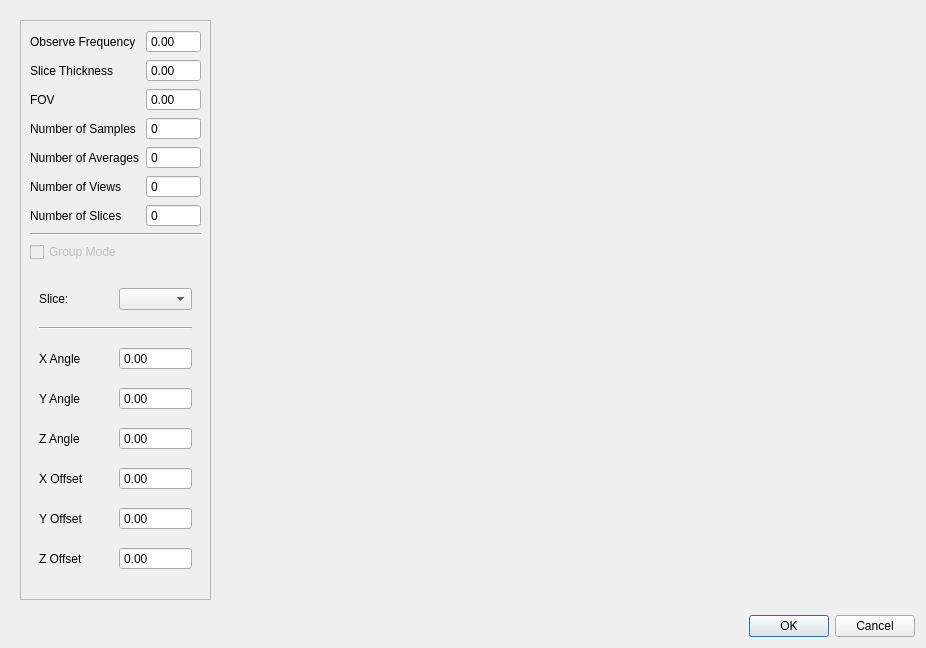
<?xml version="1.0" encoding="UTF-8"?>
<ui version="4.0">
 <class>ExamInfoDialog</class>
 <widget class="QDialog" name="ExamInfoDialog">
  <property name="geometry">
   <rect>
    <x>0</x>
    <y>0</y>
    <width>926</width>
    <height>648</height>
   </rect>
  </property>
  <property name="windowTitle">
   <string>Dialog</string>
  </property>
  <layout class="QVBoxLayout" name="verticalLayout">
   <item>
    <widget class="QWidget" name="widget" native="true">
     <layout class="QHBoxLayout" name="horizontalLayout_2">
      <item>
       <widget class="QScrollArea" name="scrollArea">
        <property name="sizePolicy">
         <sizepolicy hsizetype="Fixed" vsizetype="Expanding">
          <horstretch>0</horstretch>
          <verstretch>0</verstretch>
         </sizepolicy>
        </property>
        <property name="widgetResizable">
         <bool>true</bool>
        </property>
        <widget class="QWidget" name="scrollAreaWidgetContents">
         <property name="geometry">
          <rect>
           <x>0</x>
           <y>0</y>
           <width>197</width>
           <height>579</height>
          </rect>
         </property>
         <layout class="QGridLayout" name="gridLayout">
          <item row="3" column="1">
           <widget class="QSpinBox" name="editNoSamples">
            <property name="buttonSymbols">
             <enum>QAbstractSpinBox::ButtonSymbols::NoButtons</enum>
            </property>
            <property name="maximum">
             <number>9999</number>
            </property>
           </widget>
          </item>
          <item row="5" column="1">
           <widget class="QSpinBox" name="editNoViews">
            <property name="buttonSymbols">
             <enum>QAbstractSpinBox::ButtonSymbols::NoButtons</enum>
            </property>
            <property name="maximum">
             <number>9999</number>
            </property>
           </widget>
          </item>
          <item row="1" column="1">
           <widget class="QDoubleSpinBox" name="editSliceThickness">
            <property name="buttonSymbols">
             <enum>QAbstractSpinBox::ButtonSymbols::NoButtons</enum>
            </property>
            <property name="maximum">
             <double>9999.000000000000000</double>
            </property>
           </widget>
          </item>
          <item row="0" column="1">
           <widget class="QDoubleSpinBox" name="editObserveFrequency">
            <property name="buttonSymbols">
             <enum>QAbstractSpinBox::ButtonSymbols::NoButtons</enum>
            </property>
            <property name="maximum">
             <double>9999.000000000000000</double>
            </property>
           </widget>
          </item>
          <item row="4" column="1">
           <widget class="QSpinBox" name="editNoAverages">
            <property name="buttonSymbols">
             <enum>QAbstractSpinBox::ButtonSymbols::NoButtons</enum>
            </property>
            <property name="maximum">
             <number>9999</number>
            </property>
           </widget>
          </item>
          <item row="8" column="0" colspan="2">
           <widget class="QCheckBox" name="checkGroupMode">
            <property name="enabled">
             <bool>false</bool>
            </property>
            <property name="text">
             <string>Group Mode</string>
            </property>
           </widget>
          </item>
          <item row="3" column="0">
           <widget class="QLabel" name="label_4">
            <property name="text">
             <string>Number of Samples</string>
            </property>
           </widget>
          </item>
          <item row="6" column="1">
           <widget class="QSpinBox" name="editNoSlices">
            <property name="buttonSymbols">
             <enum>QAbstractSpinBox::ButtonSymbols::NoButtons</enum>
            </property>
            <property name="maximum">
             <number>9999</number>
            </property>
           </widget>
          </item>
          <item row="2" column="1">
           <widget class="QDoubleSpinBox" name="editFOV">
            <property name="buttonSymbols">
             <enum>QAbstractSpinBox::ButtonSymbols::NoButtons</enum>
            </property>
            <property name="maximum">
             <double>9999.000000000000000</double>
            </property>
           </widget>
          </item>
          <item row="4" column="0">
           <widget class="QLabel" name="label_5">
            <property name="text">
             <string>Number of Averages</string>
            </property>
           </widget>
          </item>
          <item row="5" column="0">
           <widget class="QLabel" name="label_6">
            <property name="text">
             <string>Number of Views</string>
            </property>
           </widget>
          </item>
          <item row="9" column="0" colspan="2">
           <widget class="QStackedWidget" name="stackedWidget">
            <property name="lineWidth">
             <number>1</number>
            </property>
            <property name="currentIndex">
             <number>0</number>
            </property>
            <widget class="QWidget" name="page">
             <layout class="QGridLayout" name="gridLayout_2">
              <item row="5" column="0">
               <widget class="QLabel" name="label_14">
                <property name="text">
                 <string>X Offset</string>
                </property>
               </widget>
              </item>
              <item row="4" column="0">
               <widget class="QLabel" name="label_10">
                <property name="text">
                 <string>Z Angle</string>
                </property>
               </widget>
              </item>
              <item row="0" column="1">
               <widget class="QComboBox" name="comboSlice"/>
              </item>
              <item row="3" column="0">
               <widget class="QLabel" name="label_9">
                <property name="text">
                 <string>Y Angle</string>
                </property>
               </widget>
              </item>
              <item row="9" column="0">
               <widget class="QLabel" name="label_13">
                <property name="text">
                 <string>Z Offset</string>
                </property>
               </widget>
              </item>
              <item row="0" column="0">
               <widget class="QLabel" name="label_8">
                <property name="text">
                 <string>Slice: </string>
                </property>
               </widget>
              </item>
              <item row="2" column="0">
               <widget class="QLabel" name="label_11">
                <property name="text">
                 <string>X Angle</string>
                </property>
               </widget>
              </item>
              <item row="8" column="0">
               <widget class="QLabel" name="label_12">
                <property name="text">
                 <string>Y Offset</string>
                </property>
               </widget>
              </item>
              <item row="1" column="0" colspan="2">
               <widget class="Line" name="line">
                <property name="orientation">
                 <enum>Qt::Orientation::Horizontal</enum>
                </property>
               </widget>
              </item>
              <item row="2" column="1">
               <widget class="QDoubleSpinBox" name="editXAngle">
                <property name="buttonSymbols">
                 <enum>QAbstractSpinBox::ButtonSymbols::NoButtons</enum>
                </property>
                <property name="minimum">
                 <double>-360.000000000000000</double>
                </property>
                <property name="maximum">
                 <double>360.000000000000000</double>
                </property>
               </widget>
              </item>
              <item row="3" column="1">
               <widget class="QDoubleSpinBox" name="editYAngle">
                <property name="buttonSymbols">
                 <enum>QAbstractSpinBox::ButtonSymbols::NoButtons</enum>
                </property>
                <property name="minimum">
                 <double>-360.000000000000000</double>
                </property>
                <property name="maximum">
                 <double>360.000000000000000</double>
                </property>
               </widget>
              </item>
              <item row="4" column="1">
               <widget class="QDoubleSpinBox" name="editZAngle">
                <property name="buttonSymbols">
                 <enum>QAbstractSpinBox::ButtonSymbols::NoButtons</enum>
                </property>
                <property name="minimum">
                 <double>-360.000000000000000</double>
                </property>
                <property name="maximum">
                 <double>360.000000000000000</double>
                </property>
               </widget>
              </item>
              <item row="5" column="1">
               <widget class="QDoubleSpinBox" name="editXOffset">
                <property name="buttonSymbols">
                 <enum>QAbstractSpinBox::ButtonSymbols::NoButtons</enum>
                </property>
                <property name="minimum">
                 <double>-999.000000000000000</double>
                </property>
                <property name="maximum">
                 <double>999.000000000000000</double>
                </property>
               </widget>
              </item>
              <item row="8" column="1">
               <widget class="QDoubleSpinBox" name="editYOffset">
                <property name="buttonSymbols">
                 <enum>QAbstractSpinBox::ButtonSymbols::NoButtons</enum>
                </property>
                <property name="minimum">
                 <double>-999.000000000000000</double>
                </property>
                <property name="maximum">
                 <double>999.000000000000000</double>
                </property>
               </widget>
              </item>
              <item row="9" column="1">
               <widget class="QDoubleSpinBox" name="editZOffset">
                <property name="buttonSymbols">
                 <enum>QAbstractSpinBox::ButtonSymbols::NoButtons</enum>
                </property>
                <property name="minimum">
                 <double>-999.000000000000000</double>
                </property>
                <property name="maximum">
                 <double>999.000000000000000</double>
                </property>
               </widget>
              </item>
             </layout>
            </widget>
            <widget class="QWidget" name="page_2">
             <layout class="QGridLayout" name="gridLayout_3">
              <item row="0" column="0">
               <widget class="QLabel" name="label_15">
                <property name="text">
                 <string>Slice Separation</string>
                </property>
               </widget>
              </item>
              <item row="1" column="0" colspan="2">
               <spacer name="verticalSpacer">
                <property name="orientation">
                 <enum>Qt::Orientation::Vertical</enum>
                </property>
                <property name="sizeHint" stdset="0">
                 <size>
                  <width>20</width>
                  <height>40</height>
                 </size>
                </property>
               </spacer>
              </item>
              <item row="0" column="1">
               <widget class="QDoubleSpinBox" name="editSliceSeparation">
                <property name="buttonSymbols">
                 <enum>QAbstractSpinBox::ButtonSymbols::NoButtons</enum>
                </property>
                <property name="maximum">
                 <double>9999.000000000000000</double>
                </property>
               </widget>
              </item>
             </layout>
            </widget>
           </widget>
          </item>
          <item row="1" column="0">
           <widget class="QLabel" name="label_2">
            <property name="text">
             <string>Slice Thickness</string>
            </property>
           </widget>
          </item>
          <item row="0" column="0">
           <widget class="QLabel" name="label">
            <property name="text">
             <string>Observe Frequency</string>
            </property>
           </widget>
          </item>
          <item row="2" column="0">
           <widget class="QLabel" name="label_3">
            <property name="text">
             <string>FOV</string>
            </property>
           </widget>
          </item>
          <item row="6" column="0">
           <widget class="QLabel" name="label_7">
            <property name="text">
             <string>Number of Slices</string>
            </property>
           </widget>
          </item>
          <item row="7" column="0" colspan="2">
           <widget class="Line" name="line_2">
            <property name="orientation">
             <enum>Qt::Orientation::Horizontal</enum>
            </property>
           </widget>
          </item>
         </layout>
        </widget>
       </widget>
      </item>
      <item>
       <widget class="ScoutWidget" name="scoutWidget" native="true"/>
      </item>
     </layout>
    </widget>
   </item>
   <item>
    <layout class="QHBoxLayout" name="horizontalLayout">
     <item>
      <spacer name="horizontalSpacer">
       <property name="orientation">
        <enum>Qt::Orientation::Horizontal</enum>
       </property>
       <property name="sizeHint" stdset="0">
        <size>
         <width>40</width>
         <height>20</height>
        </size>
       </property>
      </spacer>
     </item>
     <item>
      <widget class="QDialogButtonBox" name="buttonBox">
       <property name="orientation">
        <enum>Qt::Orientation::Horizontal</enum>
       </property>
       <property name="standardButtons">
        <set>QDialogButtonBox::StandardButton::Cancel|QDialogButtonBox::StandardButton::Ok</set>
       </property>
      </widget>
     </item>
    </layout>
   </item>
  </layout>
 </widget>
 <customwidgets>
  <customwidget>
   <class>ScoutWidget</class>
   <extends>QWidget</extends>
   <header>scoutwidget.h</header>
   <container>1</container>
  </customwidget>
 </customwidgets>
 <resources/>
 <connections>
  <connection>
   <sender>buttonBox</sender>
   <signal>accepted()</signal>
   <receiver>ExamInfoDialog</receiver>
   <slot>accept()</slot>
   <hints>
    <hint type="sourcelabel">
     <x>248</x>
     <y>254</y>
    </hint>
    <hint type="destinationlabel">
     <x>157</x>
     <y>274</y>
    </hint>
   </hints>
  </connection>
  <connection>
   <sender>buttonBox</sender>
   <signal>rejected()</signal>
   <receiver>ExamInfoDialog</receiver>
   <slot>reject()</slot>
   <hints>
    <hint type="sourcelabel">
     <x>316</x>
     <y>260</y>
    </hint>
    <hint type="destinationlabel">
     <x>286</x>
     <y>274</y>
    </hint>
   </hints>
  </connection>
 </connections>
</ui>
